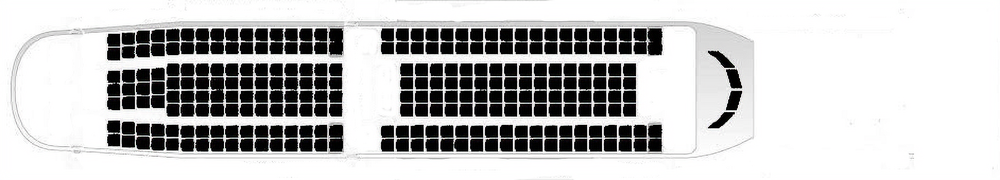
#> input picture measurement/Figures/airline_seating.png, 1000 x 180 px, shrunk from 1884 x 340 before the run
$ python pb_templatematching.py
#> lines starting #> are read from the running program, lines starting #| are printed output that depends on the picture; after the words box and inside, x2 and y2 are one past the last pixel; in counts of white or black regions, pixels touching at a corner belong together
import cv2
import numpy
from PIL import Image
from skimage.morphology  import label
from skimage.measure import regionprops
from skimage.feature import match_template

# Opening the image and converting it to grayscale.
image = Image.open('../Figures/airline_seating.png')
#> image is the input picture: PIL image 1000x180 RGB; mean R, G, B 191.2, 191.1, 191.2
image = image.convert('L')
#> image: PIL image 1000x180 L
# Converting the input image into an ndarray.
image = numpy.asarray(image)
# Reading the template image.
temp = Image.open('../Figures/template1.png')
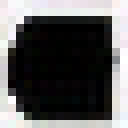
#> input picture measurement/Figures/template1.png, 16 x 16 px, shrunk from 30 x 30 before the run (shown 8 times larger)
#> temp is the input picture: PIL image 16x16 RGB; mean R, G, B 91.7, 91.2, 91.2
temp = temp.convert('L')
#> temp: PIL image 16x16 L
# Converting the template into an ndarray.
temp = numpy.asarray(temp)
# Performing template matching.
result = match_template(image, temp)
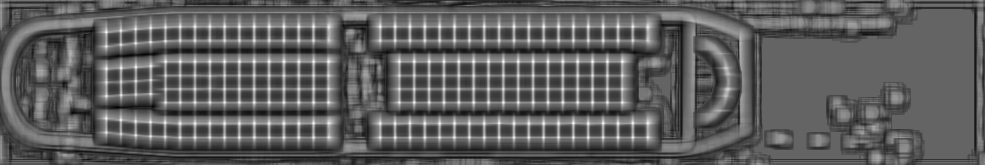
#> result: shape (165, 985) float64; min -0.63, max 0.976, mean -0.0405; drawn with min black and max white
thresh = 0.7
# Thresholding the result from template
# matching considering pixel values where the
# normalized cross-correlation is greater than 0.7.
res = result > thresh
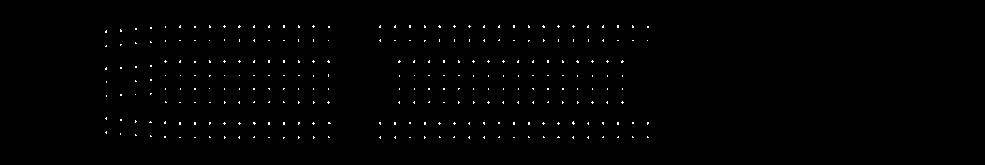
#> res: shape (165, 985) bool; 0.59% white in thin lines or dots, all inside (x1, y1, x2, y2) = (105, 25, 649, 139)
# Labeling the thresholded image.
c = label(res, background=0)
#> c: shape (165, 985) int32; 264 distinct labels, from 0 to 263
# Performing regionprops to count the
# number of label.
reprop = regionprops(c)
#> reprop = 263 regions; largest, box (x1, y1, x2, y2) and area: (572, 121, 575, 125) 7, (238, 25, 241, 28) 6, (283, 25, 285, 28) 6, (409, 25, 411, 28) 6, (438, 25, 441, 28) 6
print("The number of seats are:", len(reprop))
#| The number of seats are: 263
# Converting the binary image to an 8-bit for storing.
res = res*255
# Converting the ndarray to image.
cv2.imwrite("../Figures/templatematching_output.png", res)
